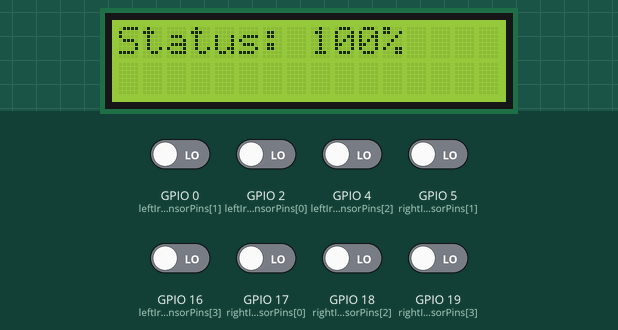
Bench run of a sketch on a simulated ESP32. Parts: 16×2 character LCD. The test bench sets the inputs (shaded band); at power-on: GPIO 0 (leftIrSensorPins[1]), GPIO 2 (leftIrSensorPins[0]), GPIO 4 (leftIrSensorPins[2]), GPIO 5 (rightIrSensorPins[1]), GPIO 16 (leftIrSensorPins[3]), GPIO 17 (rightIrSensorPins[0]), GPIO 18 (rightIrSensorPins[2]), GPIO 19 (rightIrSensorPins[3]) LOW. WiFi joins after 1.5 s; servers stay silent unless stated; what the sketch prints to the serial monitor is not drawn.

Above: at 2.8 s.
2.9 s: GPIO 0 (leftIrSensorPins[1]) driven HIGH
At 3.8 s:
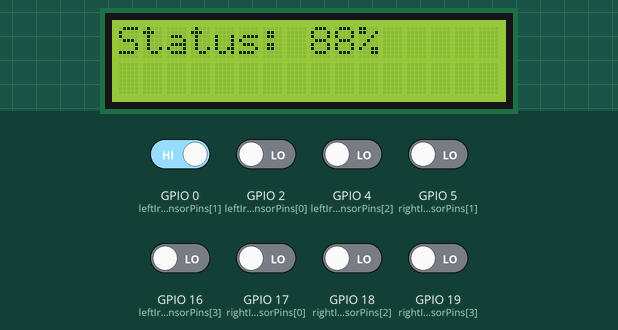
5.0 s: GPIO 2 (leftIrSensorPins[0]) driven HIGH
At 6.2 s:
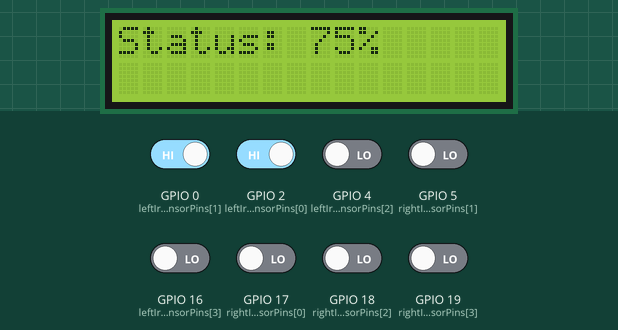
7.1 s: GPIO 4 (leftIrSensorPins[2]) driven HIGH
At 8.5 s:
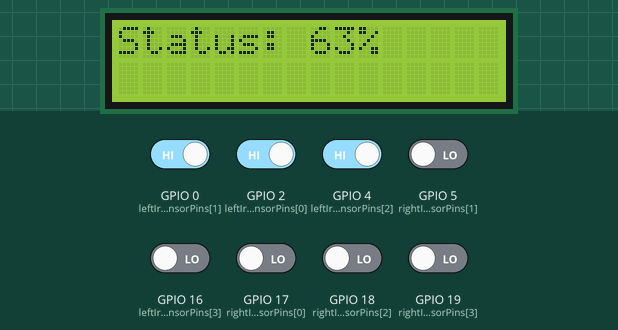
9.2 s: GPIO 5 (rightIrSensorPins[1]) driven HIGH
At 9.6 s:
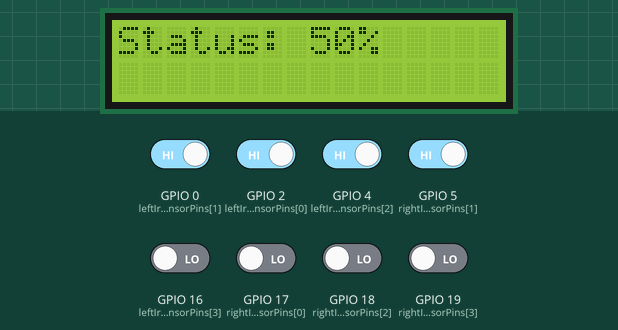
11.3 s: GPIO 16 (leftIrSensorPins[3]) driven HIGH
At 12.0 s:
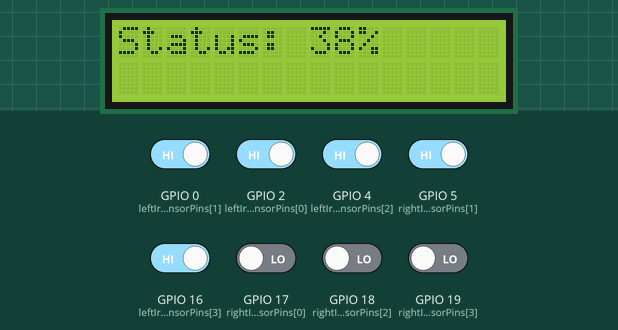
13.4 s: GPIO 17 (rightIrSensorPins[0]) driven HIGH
At 14.4 s:
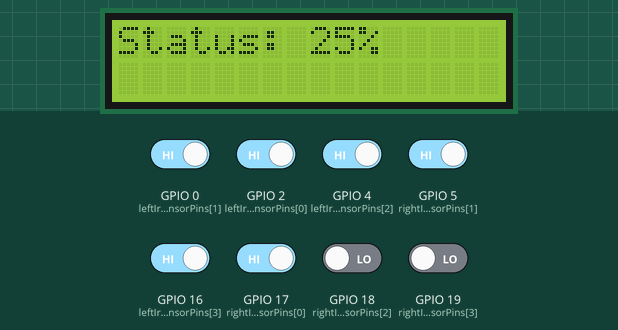
Timing chart, 0 to 16.4 s (numbered marks = the images above; inputs shaded):
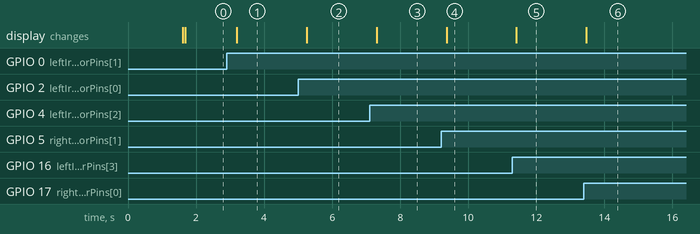

Measured:
- after the input at 2.9 s, the display: changes after 0.30 s (image 1)
- after the input at 5.0 s, the display: changes after 0.25 s (image 2)
- after the input at 7.1 s, the display: changes after 0.21 s (image 3)
- after the input at 9.2 s, the display: changes after 0.16 s (image 4)
- after the input at 11.3 s, the display: changes after 0.12 s (image 5)
- after the input at 13.4 s, the display: changes after 0.07 s (image 6)

The sketch:

sensorreal.ino
```cpp
#include <Wire.h>
#include <LiquidCrystal_I2C.h>
#include <TridentTD_LineNotify.h>
#include <WiFi.h>
#include <PubSubClient.h>

#define SSID        "Bin1"
#define PASSWORD    "12345678"
#define LINE_TOKEN  "HrmkzTI4mgOEpVH3eNLK41cEn1v7yZ61f5Fi4oGcqp7"
#define MQTT_SERVER "broker.hivemq.com"
const char *topic = "Test";
#define MQTT_PORT   1883

// Define the I2C address for the LCD
LiquidCrystal_I2C lcd(0x27, 16, 2);

WiFiClient espClient;
PubSubClient client(espClient);

// Define IR sensor pins for each side
const int leftIrSensorPins[] = {2, 0, 4, 16};   // Pins for the left side sensors
const int rightIrSensorPins[] = {17, 5, 18, 19}; // Pins for the right side sensors

void setup() {
  Serial.begin(9600);

  Serial.println();
  Serial.println(LINE.getVersion());

  WiFi.begin(SSID, PASSWORD);
  LINE.setToken(LINE_TOKEN);

  Serial.printf("WiFi connecting to %s\n", SSID);

  while (WiFi.status() != WL_CONNECTED) {
    Serial.print(".");
    delay(400);
  }
  client.setServer(MQTT_SERVER, MQTT_PORT);

  Serial.printf("\nWiFi connected\nIP : ");
  Serial.println(WiFi.localIP());
  // Initialize LCD
  lcd.begin();
  lcd.setCursor(0, 0);
  lcd.backlight();

  // Initialize IR sensors as inputs
  for (int i = 0; i < 4; i++) {
    pinMode(leftIrSensorPins[i], INPUT);
    pinMode(rightIrSensorPins[i], INPUT);
    digitalWrite(leftIrSensorPins[i], LOW);
    digitalWrite(rightIrSensorPins[i], LOW);
  }
}

void loop() {
  // Read values from IR sensors on the left side
  int leftSensorValues[4];
  int leftSum = 0;
  for (int i = 0; i < 4; i++) {
    leftSensorValues[i] = digitalRead(leftIrSensorPins[i]);
    leftSum += leftSensorValues[i];
  }
  int leftAverageValue = (leftSum * 100) / 4; // Calculate average as a percentage

  // Read values from IR sensors on the right side
  int rightSensorValues[4];
  int rightSum = 0;
  for (int i = 0; i < 4; i++) {
    rightSensorValues[i] = digitalRead(rightIrSensorPins[i]);
    rightSum += rightSensorValues[i];
  }
  int rightAverageValue = (rightSum * 100) / 4; // Calculate average as a percentage

  // Calculate overall average
  int overallAverage = (leftAverageValue + rightAverageValue) / 2;

   // Invert the overallAverage value to represent it as 0% when full and 100% when not full
  overallAverage = 100 - overallAverage;

  // Display overall average on LCD
  lcd.clear();
  lcd.setCursor(0, 0);
  lcd.print("Status: ");
  lcd.print(overallAverage);
  lcd.print("%");


  // Check if overall average is 0%, if yes, send notification
  if (overallAverage == 100) {
    // Send notification to LINE Notify
    //TridentTD_LineNotify::send(LINE_TOKEN, "Trash Full");
    LINE.notify("Trash Full");
    delay(1000);
  }
  if (client.connected()) {
    String message = String(overallAverage); // Convert the value to a string
    client.publish(topic, message.c_str()); // Publish the message
  }

  delay(500); // Update the display every 1 second (adjust as needed)
}
```
